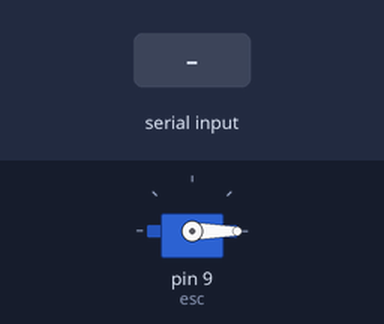
This sketch was run on a simulated Arduino Uno, built with avr-gcc and run on an emulated ATmega328P. Parts: servo. The test bench sets the inputs (shaded band). What the sketch prints to the serial monitor is not drawn.

Above: at 3.2 s.
3.3 s: "90,45\n" received over Serial
At 5.0 s:
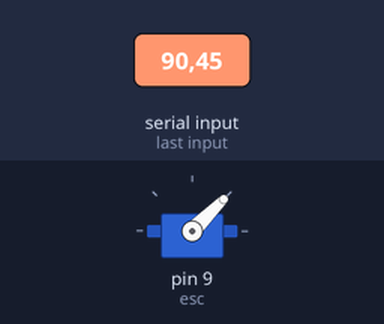
5.8 s: "30,150\n" received over Serial
At 8.0 s:
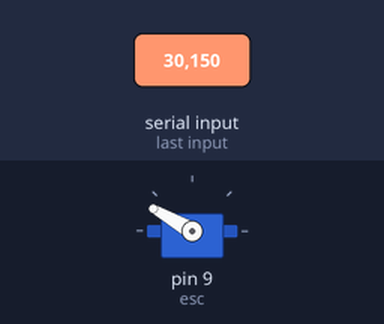
8.3 s: "90\n" received over Serial
At 9.3 s:
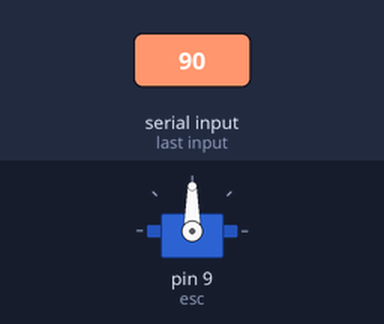
11.3 s: "200\n" received over Serial
At 11.6 s:
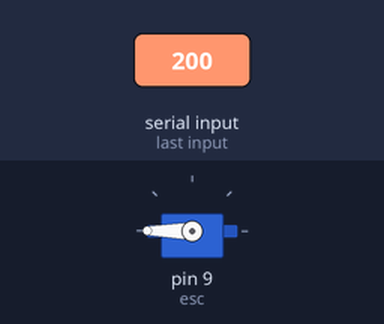
Timing chart, 0 to 14.8 s (numbered marks = the images above; inputs shaded):
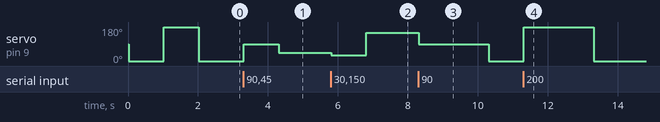

Measured:
- after the input at 3.3 s, servo on pin 9 (esc): 0° → 90° at once, → 45° 1.0 s later
- after the input at 5.8 s, servo on pin 9 (esc): 45° → 30° at once, → 150° 1.0 s later
- after the input at 8.3 s, servo on pin 9 (esc): 150° → 90° at once, → 0° 2.0 s later
- after the input at 11.3 s, servo on pin 9 (esc): 0° → 180° at once, → 0° 2.0 s later

The sketch:

brushless_rotationspeed.ino
```cpp
#include <Servo.h>
Servo esc;   // Création de l'objet permettant le contrôle de l'ESC
int val = 80; //valeur iniale du moteur (change celon les test

void setup() {
  esc.attach(9); // On attache l'ESC au port numérique 9 (port PWM obligatoire)
  delay(15);
  Serial.begin(9600);
  // Initialisation de l'ESC
  esc.write(0);
  delay(1000);
  esc.write(180);
  delay(1000);
  esc.write(0);
  //Quelques informations pour que l'utilisateur choisisse une valeur
  Serial.println("Saisir un nombre entre 0 et 179");
  Serial.println("(0-89 : sensA - 91-179 : sensB");
  Serial.println(" demarrage a partir de 24)");
}
void loop() {
  if (Serial.available() > 0) {
    val = Serial.parseInt();   // lecture de la valeur passée par le port série
    //val++;                      //valeur incrémenter pour l'étude
    //Serial.println(val);
    esc.write(val);
    delay(1000);
    }
}
```
